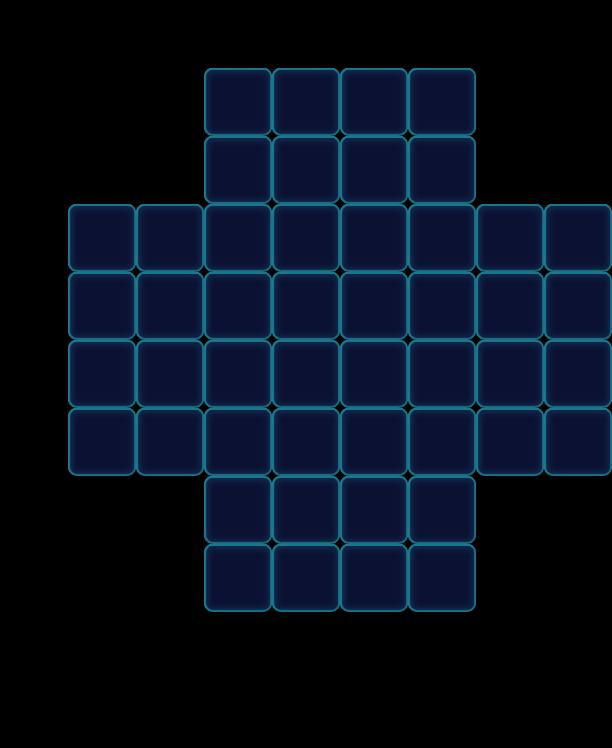

This game map was drawn from its Tiled (.tmx) file and the tilesets committed beside it. A one-line description and the trimmed map source follow:
An orthogonal 9x11 tile map with 68x68 px tiles, 1 tile layer (Valid), 2 tilesets and 28 objects (8x Monster, 8x Ice, 8x Factory_Normal, 4x Boss).

<map version="1.0" orientation="orthogonal" width="9" height="11" tilewidth="68" tileheight="68">
 <tileset firstgid="1" name="game_grid1" tilewidth="68" tileheight="68">
  <image source="game_grid1.png" width="68" height="68" />
 </tileset>
 <tileset firstgid="2" name="map" tilewidth="68" tileheight="68">
  <image source="map.png" width="1024" height="1024" />
 </tileset>
 <layer name="Valid" width="9" height="11">
  <data>[99 cells, 48 non-empty, 1 distinct tile ids]</data>
 </layer>
 <objectgroup name="BottomObj" width="9" height="11" />
 <objectgroup name="MiddleObj" width="9" height="11">
  <object type="Monster" gid="19" x="204" y="340">
   <properties>
    <property name="Color" value="Yellow" />
   </properties>
  </object>
  <object type="Monster" gid="19" x="204" y="408">
   <properties>
    <property name="Color" value="Yellow" />
   </properties>
  </object>
  <object type="Monster" gid="19" x="272" y="272">
   <properties>
    <property name="Color" value="Yellow" />
   </properties>
  </object>
  <object type="Monster" gid="19" x="340" y="272">
   <properties>
    <property name="Color" value="Yellow" />
   </properties>
  </object>
  <object type="Monster" gid="19" x="408" y="340">
   <properties>
    <property name="Color" value="Yellow" />
   </properties>
  </object>
  <object type="Monster" gid="19" x="408" y="408">
   <properties>
    <property name="Color" value="Yellow" />
   </properties>
  </object>
  <object type="Monster" gid="19" x="272" y="476">
   <properties>
    <property name="Color" value="Yellow" />
   </properties>
  </object>
  <object type="Monster" gid="19" x="340" y="476">
   <properties>
    <property name="Color" value="Yellow" />
   </properties>
  </object>
 </objectgroup>
 <objectgroup color="#000000" name="TopObj" width="9" height="11">
  <object name="Ice" type="Ice" x="204" y="340" width="68" height="68">
   <properties>
    <property name="Layers" value="3" />
   </properties>
  </object>
  <object name="Ice" type="Ice" x="204" y="272" width="68" height="68">
   <properties>
    <property name="Layers" value="3" />
   </properties>
  </object>
  <object name="Ice" type="Ice" x="408" y="272" width="68" height="68">
   <properties>
    <property name="Layers" value="3" />
   </properties>
  </object>
  <object name="Ice" type="Ice" x="408" y="340" width="68" height="68">
   <properties>
    <property name="Layers" value="3" />
   </properties>
  </object>
  <object name="10" type="Boss" x="272" y="272" width="68" height="68">
   <properties>
    <property name="BossName" value="ColorLeft" />
    <property name="BossType" value="ColorBoss" />
    <property name="BossTypeConfig" value="Blue,Green,Yellow,Pink,Purple" />
   </properties>
  </object>
  <object name="Ice" type="Ice" x="340" y="204" width="68" height="68">
   <properties>
    <property name="Layers" value="3" />
   </properties>
  </object>
  <object name="Ice" type="Ice" x="272" y="204" width="68" height="68">
   <properties>
    <property name="Layers" value="3" />
   </properties>
  </object>
  <object name="Ice" type="Ice" x="340" y="408" width="68" height="68">
   <properties>
    <property name="Layers" value="3" />
   </properties>
  </object>
  <object name="Ice" type="Ice" x="272" y="408" width="68" height="68">
   <properties>
    <property name="Layers" value="3" />
   </properties>
  </object>
  <object name="10" type="Factory_Normal" x="68" y="136" width="68" height="68">
   <properties>
    <property name="FactoryColorsConfig" value="Blue,Green,Yellow,Pink,Purple" />
   </properties>
  </object>
  <object name="10" type="Boss" x="340" y="272" width="68" height="68">
   <properties>
    <property name="BossName" value="ColorLeft" />
    <property name="BossType" value="ColorBoss" />
    <property name="BossTypeConfig" value="Blue,Green,Yellow,Pink,Purple" />
   </properties>
  </object>
  <object name="10" type="Boss" x="272" y="340" width="68" height="68">
   <properties>
    <property name="BossName" value="ColorLeft" />
    <property name="BossType" value="ColorBoss" />
    <property name="BossTypeConfig" value="Blue,Green,Yellow,Pink,Purple" />
   </properties>
  </object>
  <object name="10" type="Boss" x="340" y="340" width="68" height="68">
   <properties>
    <property name="BossName" value="ColorLeft" />
    <property name="BossType" value="ColorBoss" />
    <property name="BossTypeConfig" value="Blue,Green,Yellow,Pink,Purple" />
   </properties>
  </object>
  <object name="10" type="Factory_Normal" x="136" y="136" width="68" height="68">
   <properties>
    <property name="FactoryColorsConfig" value="Blue,Green,Yellow,Pink,Purple" />
   </properties>
  </object>
  <object name="10" type="Factory_Normal" x="204" y="0" width="68" height="68">
   <properties>
    <property name="FactoryColorsConfig" value="Blue,Green,Yellow,Pink,Purple" />
   </properties>
  </object>
  <object name="10" type="Factory_Normal" x="272" y="0" width="68" height="68">
   <properties>
    <property name="FactoryColorsConfig" value="Blue,Green,Yellow,Pink,Purple" />
   </properties>
  </object>
  <object name="10" type="Factory_Normal" x="340" y="0" width="68" height="68">
   <properties>
    <property name="FactoryColorsConfig" value="Blue,Green,Yellow,Pink,Purple" />
   </properties>
  </object>
  <object name="10" type="Factory_Normal" x="408" y="0" width="68" height="68">
   <properties>
    <property name="FactoryColorsConfig" value="Blue,Green,Yellow,Pink,Purple" />
   </properties>
  </object>
  <object name="10" type="Factory_Normal" x="476" y="136" width="68" height="68">
   <properties>
    <property name="FactoryColorsConfig" value="Blue,Green,Yellow,Pink,Purple" />
   </properties>
  </object>
  <object name="10" type="Factory_Normal" x="544" y="136" width="68" height="68">
   <properties>
    <property name="FactoryColorsConfig" value="Blue,Green,Yellow,Pink,Purple" />
   </properties>
  </object>
 </objectgroup>
</map>
